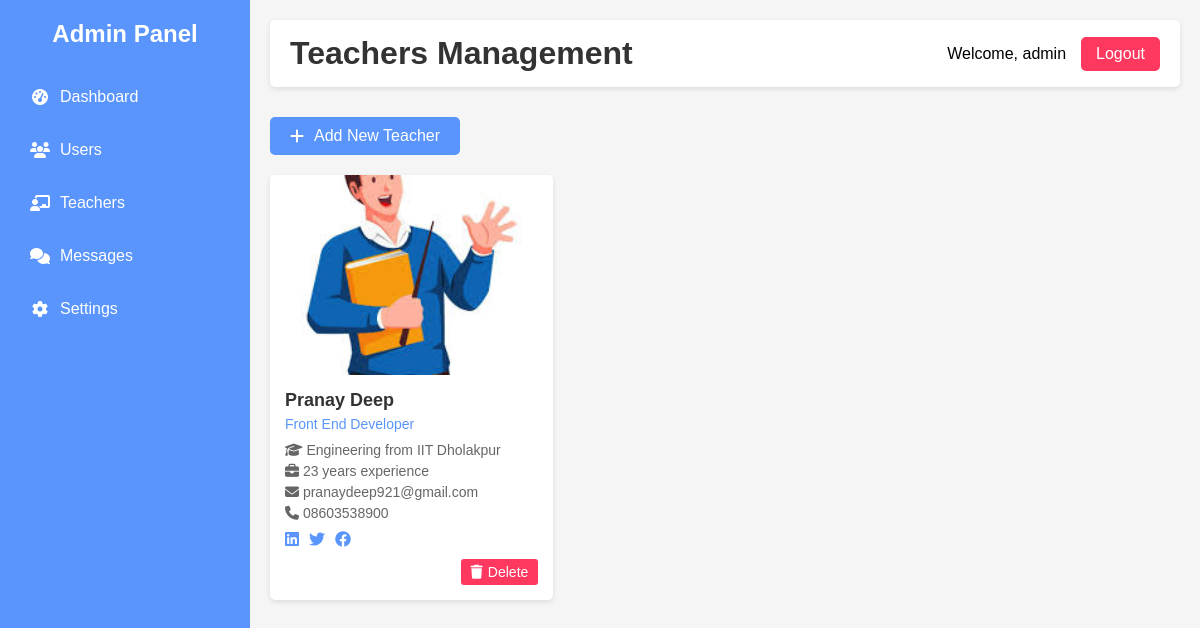
Screenshot of /admin_teachers.php (signed in) with the database file from the repository.
### tables this page shows
CREATE TABLE `teachers` (
  `id` int(11) NOT NULL,
  `name` varchar(100) NOT NULL,
  `email` varchar(100) NOT NULL,
  `phone` varchar(20) DEFAULT NULL,
  `image` varchar(255) DEFAULT NULL,
  `expertise` varchar(255) NOT NULL,
  `experience` int(3) NOT NULL,
  `qualification` varchar(255) NOT NULL,
  `bio` text DEFAULT NULL,
  `social_linkedin` varchar(255) DEFAULT NULL,
  `social_twitter` varchar(255) DEFAULT NULL,
  `social_facebook` varchar(255) DEFAULT NULL,
  `username` varchar(50) NOT NULL,
  `password` varchar(255) NOT NULL,
  `created_at` timestamp NOT NULL DEFAULT current_timestamp()
);

### admin_teachers.php (the view, shortened to what this page needs)
<?php
$servername = "localhost";
$db_username = "root";
$db_password = "";
$database = "demochatapp";
$conn = mysqli_connect($servername, $db_username, $db_password, $database);
$teachers_query = "SELECT * FROM teachers ORDER BY created_at DESC";
$teachers_result = mysqli_query($conn, $teachers_query);
?>
<!DOCTYPE html>
<html lang="en">
<head>
    <link rel="stylesheet" href="https://cdnjs.cloudflare.com/ajax/libs/font-awesome/6.4.0/css/all.min.css">
</head>
<body>
    <div class="dashboard">
        <div class="sidebar">
            <h2>Admin Panel</h2>
            <ul>
                <li><a href="admin_dashboard.php"><i class="fas fa-tachometer-alt"></i> Dashboard</a></li>
                <li><a href="admin_users.php"><i class="fas fa-users"></i> Users</a></li>
                <li><a href="admin_teachers.php"><i class="fas fa-chalkboard-teacher"></i> Teachers</a></li>
                <li><a href="#"><i class="fas fa-comments"></i> Messages</a></li>
                <li><a href="#"><i class="fas fa-cog"></i> Settings</a></li>
            </ul>
        </div>
        <div class="main-content">
            <div class="header">
                <h1>Teachers Management</h1>
                <div class="user-info">
                    <span>Welcome, <?php echo htmlspecialchars($_SESSION['admin_username']); ?></span>
                    <a href="admin_logout.php" class="logout-btn">Logout</a>
                </div>
            </div>
            <button class="add-teacher-btn" id="openAddTeacherModal">
                <i class="fas fa-plus"></i> Add New Teacher
            </button>
            <div class="teachers-container">
                <?php if (mysqli_num_rows($teachers_result) > 0): ?>
                    <?php while ($teacher = mysqli_fetch_assoc($teachers_result)): ?>
                        <div class="teacher-card">
                            <div class="teacher-image">
                                <?php if (!empty($teacher['image']) && file_exists($teacher['image'])): ?>
                                    <img src="<?php echo htmlspecialchars($teacher['image']); ?>" alt="<?php echo htmlspecialchars($teacher['name']); ?>">
                                <?php else: ?>
                                    <img src="https://via.placeholder.com/300x200?text=No+Image" alt="No Image">
                                <?php endif; ?>
                            </div>
                            <div class="teacher-content">
                                <h3 class="teacher-name"><?php echo htmlspecialchars($teacher['name']); ?></h3>
                                <p class="teacher-expertise"><?php echo htmlspecialchars($teacher['expertise']); ?></p>
                                <div class="teacher-info">
                                    <span><i class="fas fa-graduation-cap"></i> <?php echo htmlspecialchars($teacher['qualification']); ?></span>
                                    <span><i class="fas fa-briefcase"></i> <?php echo htmlspecialchars($teacher['experience']); ?> years experience</span>
                                    <span><i class="fas fa-envelope"></i> <?php echo htmlspecialchars($teacher['email']); ?></span>
                                    <?php if (!empty($teacher['phone'])): ?>
                                        <span><i class="fas fa-phone"></i> <?php echo htmlspecialchars($teacher['phone']); ?></span>
                                    <?php endif; ?>
                                </div>
                                <div class="social-links">
                                    <?php if (!empty($teacher['social_linkedin'])): ?>
                                        <a href="<?php echo htmlspecialchars($teacher['social_linkedin']); ?>" class="social-link" target="_blank"><i class="fab fa-linkedin"></i></a>
                                    <?php endif; ?>
                                    <?php if (!empty($teacher['social_twitter'])): ?>
                                        <a href="<?php echo htmlspecialchars($teacher['social_twitter']); ?>" class="social-link" target="_blank"><i class="fab fa-twitter"></i></a>
                                    <?php endif; ?>
                                    <?php if (!empty($teacher['social_facebook'])): ?>
                                        <a href="<?php echo htmlspecialchars($teacher['social_facebook']); ?>" class="social-link" target="_blank"><i class="fab fa-facebook"></i></a>
                                    <?php endif; ?>
                                </div>
                                <div class="teacher-actions">
                                    <a href="admin_teachers.php?action=delete&id=<?php echo $teacher['id']; ?>" class="delete-btn" onclick="return confirm('Are you sure you want to delete this teacher?');">
                                        <i class="fas fa-trash"></i> Delete
                                    </a>
                                </div>
                            </div>
                        </div>
                    <?php endwhile; ?>
                <?php else: ?>
                    <p>No teachers found. Add your first teacher using the button above.</p>
                <?php endif; ?>
            </div>
        </div>
    </div>
</body>
</html>

### admin_teachers.php (style rules this page uses)
* { margin: 0; padding: 0; box-sizing: border-box; font-family: 'Poppins', sans-serif; }
body { background: #f5f5f5; }
.dashboard { display: flex; min-height: 100vh; }
.sidebar { width: 250px; background: #5995fd; color: white; padding: 20px; }
.sidebar h2 { margin-bottom: 30px; text-align: center; }
.sidebar ul { list-style: none; }
.sidebar ul li { margin-bottom: 15px; }
.sidebar ul li a { color: white; text-decoration: none; display: flex; align-items: center; padding: 10px; border-radius: 5px; transition: background 0.3s; }
.sidebar ul li a i { margin-right: 10px; width: 20px; text-align: center; }
.main-content { flex: 1; padding: 20px; }
.header { display: flex; justify-content: space-between; align-items: center; margin-bottom: 30px; background: white; padding: 15px 20px; border-radius: 5px; box-shadow: 0 2px 5px rgba(0, 0, 0, 0.1); }
.header h1 { color: #333; }
.user-info { display: flex; align-items: center; }
.user-info span { margin-right: 15px; }
.logout-btn { background: #ff3860; color: white; border: none; padding: 8px 15px; border-radius: 5px; cursor: pointer; text-decoration: none; transition: background 0.3s; }
.teachers-container { display: flex; flex-wrap: wrap; gap: 20px; margin-bottom: 30px; }
.teacher-card { background: white; border-radius: 5px; box-shadow: 0 2px 5px rgba(0, 0, 0, 0.1); width: calc(33.333% - 20px); overflow: hidden; position: relative; }
.teacher-image { height: 200px; overflow: hidden; position: relative; }
.teacher-image img { width: 100%; height: 100%; object-fit: cover; }
.teacher-content { padding: 15px; }
.teacher-name { font-size: 18px; font-weight: 600; margin-bottom: 5px; color: #333; }
.teacher-expertise { color: #5995fd; font-size: 14px; margin-bottom: 10px; }
.teacher-info { display: flex; flex-direction: column; gap: 5px; margin-bottom: 10px; font-size: 14px; color: #666; }
.teacher-actions { display: flex; justify-content: flex-end; gap: 10px; margin-top: 10px; }
.edit-btn, .delete-btn { padding: 5px 10px; border-radius: 3px; text-decoration: none; font-size: 14px; display: inline-flex; align-items: center; transition: background 0.3s; }
.delete-btn { background: #ff3860; color: white; }
.edit-btn i, .delete-btn i { margin-right: 5px; }
.add-teacher-btn { background: #5995fd; color: white; border: none; padding: 10px 20px; border-radius: 5px; cursor: pointer; font-size: 16px; display: inline-flex; align-items: center; margin-bottom: 20px; transition: background 0.3s; }
.add-teacher-btn i { margin-right: 10px; }
.social-links { display: flex; gap: 10px; margin-top: 10px; }
.social-link { color: #5995fd; font-size: 16px; transition: color 0.3s; }

### rows the page displays
teachers: image (picture), name "Pranay Deep", expertise "Front End Developer", qualification "Engineering from IIT Dholakpur", experience "23", email "pranaydeep921@gmail.com", phone "08603538900"

### other values shown
$_SESSION['admin_username'] "admin"
